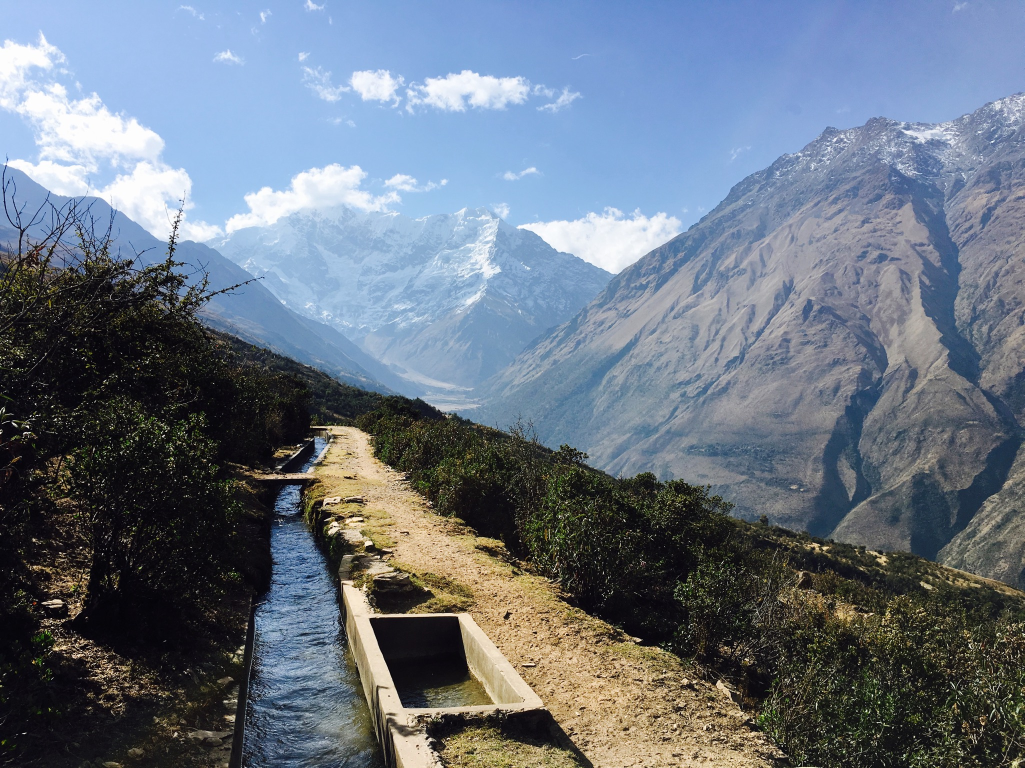
#> input picture assignment1/image1.jpg, 2049 x 1536 px (shown at 1/2 size)
$ python -i mfocus.py   (imports and definitions only)   (older library calls are emulated)
#> lines starting #> are read from the running program, lines starting #| are printed output that depends on the picture
#> further down, picture is the input picture: shape (1536, 2049, 3); mean B, G, R 128.8, 115.8, 105.3
import cv2
import numpy as np

# [1]
# [39 lines left out: functions norm_brightness, find_homography, align_images, not called in this run]

def genKernel(parameter):
    kernel = np.array([0.25 - parameter / 2.0, 0.25, parameter, 0.25, 0.25 - parameter /2.0])
    return np.outer(kernel, kernel)

def reduce_layer(image):
    kernel = genKernel(0.4)
    return cv2.filter2D(image, -1, kernel)[::2, ::2]

# [48 lines left out: functions expand_layer, gaussian_pyramid, crop, laplacian_pyramid, collapse_pyramid, make_single_image, not called in this run]

def laplacian(img, ksizeL=5, ksizeM=5, ksizeG=5, sigma=10):
#> called with ksizeL = 5, ksizeM = 5, ksizeG = 5, sigma = 10
	img = cv2.GaussianBlur(img, (ksizeG, ksizeG), sigma)
	img = cv2.Laplacian(img, cv2.CV_32F, ksize=ksizeL)
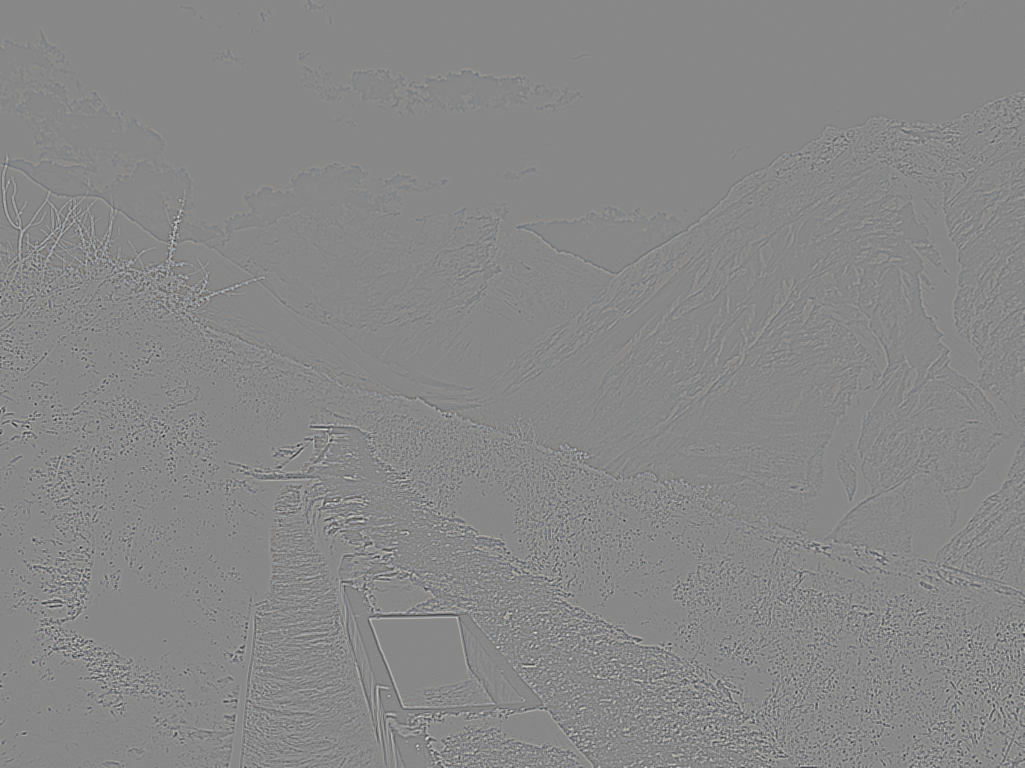
#> img: shape (1536, 2049, 3) float32 (shown at 1/2 size); mean of channels 0, 1, 2 0, 0, 0; drawn with min black and max white
	return cv2.medianBlur(img, ksizeM)

# [64 lines left out: functions mfocus_laplacian_of_gaussian, mfocus_multi_scale_lapl, not called in this run]

inputs = {
	'flower': (100, 8),
	'piano': (100, 8),
	'objects': (1510, 8),
	'yard': (1519, 8),
	'rocks': (1527, 9),
}

# [30 lines left out: function main, not called in this run]

# [2 lines not run here, left out]

>>> import cv2
>>> picture = cv2.imread('../assignment1/image1.jpg')
>>> result = laplacian(picture)
